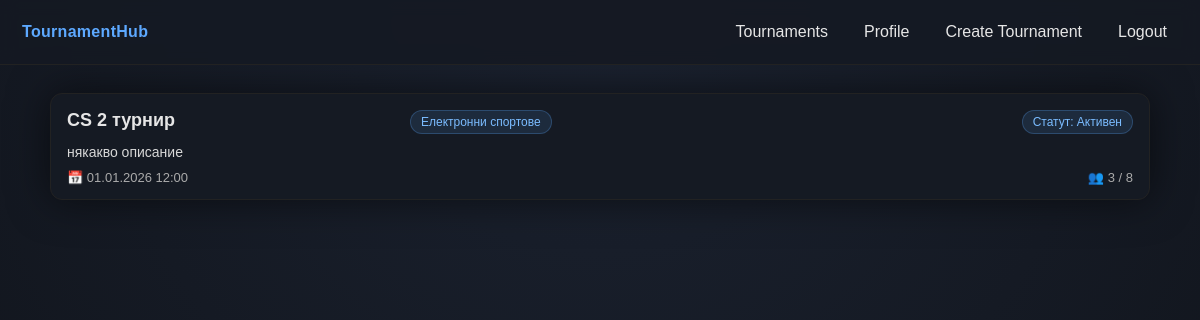
Page /tournament.php?id=3 (signed in) on the earlier database version.
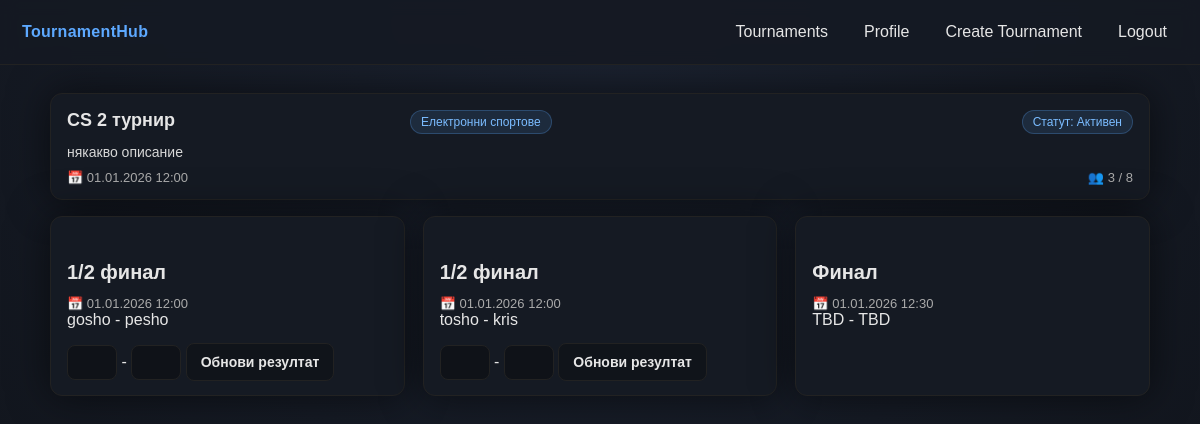
Same page on the later database version.
### tables this page shows
CREATE TABLE Tournament (
    id INT UNSIGNED AUTO_INCREMENT PRIMARY KEY,
    name VARCHAR(63) NOT NULL,
    description VARCHAR(255),
    category VARCHAR(63),
    start_datetime DATETIME NOT NULL,
    end_datetime DATETIME NOT NULL,
    status ENUM('upcoming', 'ongoing', 'finished') NOT NULL DEFAULT 'upcoming',
    capacity INT UNSIGNED NOT NULL,
    spots_taken INT UNSIGNED NOT NULL DEFAULT 0, 
    is_team_based BOOLEAN NOT NULL,
    creator_user_id INT UNSIGNED NOT NULL,
    CONSTRAINT fk_tournament_creator
        FOREIGN KEY (creator_user_id)
        REFERENCES User(id)
        ON DELETE CASCADE
        ON UPDATE CASCADE 
);

CREATE TABLE Matches (
  match_id INT UNSIGNED AUTO_INCREMENT PRIMARY KEY,
  tournament_id INT UNSIGNED NOT NULL,
  match_date DATETIME NOT NULL,
  current_round INT UNSIGNED NOT NULL, 
  side1_nickname VARCHAR(63),
  side2_nickname VARCHAR(63),
  winner VARCHAR(63) DEFAULT NULL,
  next_match_id INT UNSIGNED DEFAULT NULL,
  score VARCHAR(31) DEFAULT NULL,
  CONSTRAINT fk_match_tournament
    FOREIGN KEY (tournament_id) REFERENCES Tournament(id)
    ON DELETE CASCADE ON UPDATE CASCADE,
  CONSTRAINT fk_match_next
    FOREIGN KEY (next_match_id) REFERENCES Matches(match_id)
    ON DELETE SET NULL ON UPDATE CASCADE,
  CONSTRAINT chk_winner_valid
    CHECK (winner IS NULL OR winner IN (side1_nickname, side2_nickname))
);

### tournament.php (the view, shortened to what this page needs)
<?php
require "db.php";
$tournament_id = filter_input(INPUT_GET, 'id', FILTER_VALIDATE_INT);
$user_id = (int)$_SESSION['user_id'];
$stmt = mysqli_prepare(
    $conn,
    "SELECT
        t.id,
        t.name,
        t.description,
        t.category,
        t.start_datetime,
        t.end_datetime,
        t.status,
        t.capacity,
        t.spots_taken,
        t.is_team_based,
        t.creator_user_id
     FROM Tournament t
     WHERE t.id = ?
     LIMIT 1"
);
mysqli_stmt_bind_param($stmt, "i", $tournament_id);
mysqli_stmt_execute($stmt);
$result = mysqli_stmt_get_result($stmt);
$t = mysqli_fetch_assoc($result);
$is_creator = false;
if ((int)$t['creator_user_id'] == $user_id) {
    $is_creator = true;
}
$matches = [];
$stmt = mysqli_prepare(
    $conn,
    "SELECT *
        FROM Matches
        WHERE tournament_id = ?"
);
mysqli_stmt_bind_param($stmt, "i", $tournament_id);
mysqli_stmt_execute($stmt);
$result = mysqli_stmt_get_result($stmt);
while ($row = mysqli_fetch_assoc($result)) {
    $matches[] = $row;
}
?>
<!DOCTYPE html>
<html lang="bg">
<head>
    <link rel="stylesheet" href="style.css">
</head>
<body>
<header class="navbar">
    <div class="logo"><a href="home.php">TournamentHub</a></div>
    <nav>
        <a href="home.php">Tournaments</a>
        <a href="user.php">Profile</a>
        <a href="create_tournament.php">Create Tournament</a>
        <a href="handlers/logout_handler.php">Logout</a>
    </nav>
</header>
<main class="container">
    <div class="tournament-information">
        <div class="tournament-card">
                <div class="card-header">
                    <h2><?= htmlspecialchars($t['name']) ?></h2>
                    <span class="tag"><?= htmlspecialchars($t['category']) ?></span><br>
                    <?php
                    $status = $t['status'];
                    if ($status === 'upcoming') {
                    $label = 'Статут: Предстоящ';
                    } elseif ($status === 'ongoing') {
                    $label = 'Статут: Активен';
                    } else {
                    $label = 'Статут: Завършил';
                    }
                    ?>
                    <span class="tag"><?= $label ?></span>
                </div>
                <p class="description">
                    <?= htmlspecialchars($t['description']) ?>
                </p>
                <div class="meta">
                    <span>📅 <?= date("d.m.Y H:i", strtotime($t['start_datetime'])) ?></span>
                    <span>👥 <?= (int)$t['spots_taken'] ?> / <?= (int)$t['capacity'] ?></span>
                </div>
            </div>
    </div>
    <div class="tournament-bracket">
        <?php if ($t['status'] === 'upcoming'): ?>
            <div>Няма налична схема</div>
        <?php else: ?>
            <div class="match-grid">
                <?php foreach ($matches as $m): ?>
                <div class="match-card">
                    <div class="header">
                        <h2>
                            <?php
                                $round = (int)$m['current_round'];
                                if ($round === 1) {
                                    $text = 'Финал';
                                } else {
                                    $text = '1/' . $round . " финал";
                                }
                            ?>
                        <?= htmlspecialchars($text) ?></h2>
                    </div>
                    <div class="meta">
                        <span>📅 <?= date("d.m.Y H:i", strtotime($m['match_date'])) ?></span>
                    </div>
                    <div class="score">
                        <label>
                            <?php if ($m['side1_nickname'] != null): ?>
                                <label><?= htmlspecialchars($m['side1_nickname']) ?></label>
                            <?php else: ?>
                                <label> TBD </label>
                            <?php endif; ?>
                        </label>
                        <?php if ($m['score'] != null): ?>
                            <label><?= htmlspecialchars($m['score']) ?></label>
                        <?php else: ?>
                            <label> - </label>
                        <?php endif; ?>
                        <label>
                            <?php if ($m['side2_nickname'] != null): ?>
                                <label><?= htmlspecialchars($m['side2_nickname']) ?></label>
                            <?php else: ?>
                                <label> TBD </label>
                            <?php endif; ?>
                        </label>
                    </div>
                    <?php if ($is_creator && $t['status'] === 'ongoing'
                            && $m['score'] === null
                            && $m['side1_nickname'] != null
                            && $m['side2_nickname'] != null): ?>
                        <div class="actions">
                            <form method="post" action="handlers/update_score_handler.php">
                                <input class="input-score" type="number" name="player1_score" min="0" required>
                                <label>-</label>
                                <input class="input-score" type="number" name="player2_score" min="0" required>
                                <button class="btn" type="submit">Обнови резултат</button>
                            </form>
                        </div>
                    <?php endif; ?>
                </div>
                <?php endforeach; ?>
            </div>
        <?php endif; ?>
    </div>
</main>
</body>
</html>

### style.css (style rules this page uses)
:root { --bg1:#1b2230; --bg2:#0f1218; --text:#e6e6e6; --muted:#aaa; --card:#151a23; --border:#222; --primary:#5da9ff; --primaryHover:#7bbcff; --shadow: 0 0 40px rgba(0,0,0,.55); }
* { box-sizing:border-box; font-family: Arial, sans-serif; }
body { margin:0; min-height:100vh; background: radial-gradient(circle at top, var(--bg1), var(--bg2)); color:var(--text); }
a { color:var(--primary); text-decoration:none; }
.navbar { position: sticky; top: 0; z-index: 10; display:flex; align-items:center; justify-content:space-between; padding: 14px 22px; background: rgba(21,26,35,.92); border-bottom: 1px solid var(--border); backdrop-filter: blur(8px); }
.navbar .logo { font-weight: 800; letter-spacing: .3px; color: var(--primary); user-select:none; }
.logo > a { text-decoration: none; }
.navbar nav { display:flex; align-items:center; gap:14px; }
.navbar nav a { color: var(--text); text-decoration:none; padding: 8px 10px; border-radius: 8px; border: 1px solid transparent; }
.container { width: min(1100px, calc(100% - 40px)); margin: 0 auto; padding: 28px 0 46px; }
.container h2 { margin: 28px 0 12px; font-size: 20px; font-weight: 700; }
.container p { color: #d8d8d8; margin: 8px 0; }
.meta { color: var(--muted); font-size: 13px; }
select, input, textarea { background: var(--bg2); color: #fff; border: 1px solid var(--border); border-radius: 8px; padding: 9px 10px; outline: none; }
.tournament-grid, .match-grid { display:grid; grid-template-columns: repeat(auto-fit, minmax(280px, 1fr)); gap: 18px; margin-top: 16px; }
.tournament-card, .match-card { background: var(--card); border: 1px solid var(--border); border-radius: 12px; padding: 16px 16px 14px; box-shadow: var(--shadow); transition: transform .15s ease, border-color .15s ease; }
.input-score { width: 50px; }
.card-header { display:flex; align-items:flex-start; justify-content:space-between; gap: 12px; }
.card-header h2 { margin:0; font-size: 18px; font-weight: 800; color: var(--text); line-height: 1.2; }
.tag { flex: 0 0 auto; font-size: 12px; color: var(--primaryHover); background: rgba(93,169,255,.12); border: 1px solid rgba(93,169,255,.25); padding: 4px 10px; border-radius: 999px; white-space: nowrap; }
.description { margin: 12px 0 10px; color: #d1d1d1; line-height: 1.45; font-size: 14px; }
.tournament-card .meta { display:flex; justify-content:space-between; gap: 10px; flex-wrap:wrap; margin-top: 8px; }
.btn { display:inline-flex; align-items:center; justify-content:center; gap:8px; padding: 10px 14px; border-radius: 8px; border: 1px solid var(--border); background: rgba(15,18,24,.7); color: var(--text); cursor:pointer; font-weight: 800; font-size: 14px; text-decoration:none; transition: background .15s ease, transform .05s ease, border-color .15s ease; }
.actions { display:flex; align-items:center; gap: 10px; margin-top: 14px; }
.actions form { margin:0; }
.actions .btn { min-width: 92px; }

Differences in the rows shown:
added matches: current_round "1/2 финал", match_date "01.01.2026 12:00", side1_nickname "gosho", side2_nickname "pesho"
added matches: current_round "1/2 финал", match_date "01.01.2026 12:00", side1_nickname "tosho", side2_nickname "kris"
added matches: current_round "Финал", match_date "01.01.2026 12:30", shows "TBD"
